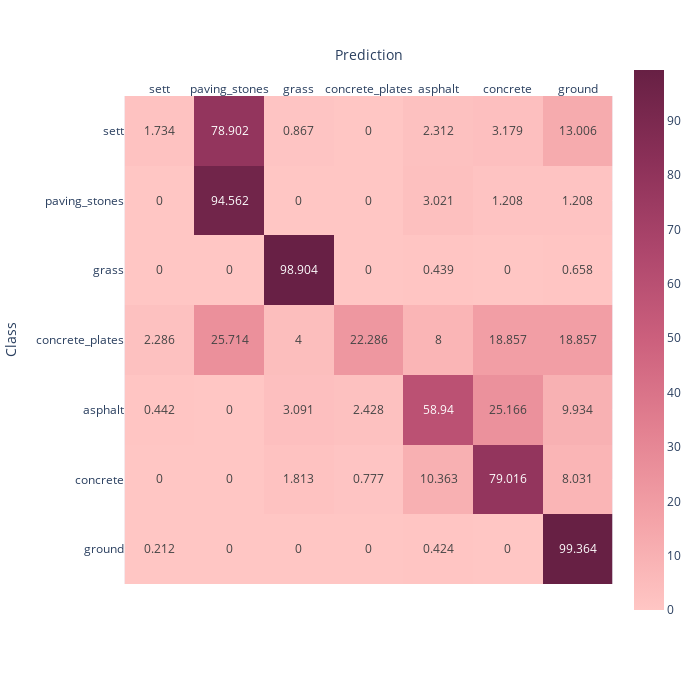

Notebook source saved alongside this figure:
### Code cell
fig = px.imshow(c_mat,
                labels=dict(x="Prediction", y="Class"),
                x=available_classes_r,
                y=available_classes_r,
                text_auto=True, 
            #    aspect="auto",
                color_continuous_scale=px.colors.sequential.Burg,
                width=700,
                height=700,
               )
fig.update_xaxes(side="top")

# fig['layout']['xaxis']['autorange'] = "reversed"

fig.show()

### Figure 1 — Plotly figure (JSON) as saved in the notebook; plotly's stock layout.template omitted (floating-point values rounded to 4 significant figures)
{"data": [{"coloraxis": "coloraxis", "hovertemplate": "Prediction: %{x}<br>Class: %{y}<br>color: %{z}<extra></extra>", "name": "0", "texttemplate": "%{z}", "type": "heatmap", "x": ["sett", "paving_stones", "grass", "concrete_plates", "asphalt", "concrete", "ground"], "xaxis": "x", "y": ["sett", "paving_stones", "grass", "concrete_plates", "asphalt", "concrete", "ground"], "yaxis": "y", "z": [[1.734, 78.9, 0.867, 0, 2.312, 3.179, 13.01], [0, 94.56, 0, 0, 3.021, 1.208, 1.208], [0, 0, 98.9, 0, 0.439, 0, 0.658], [2.286, 25.71, 4, 22.29, 8, 18.86, 18.86], [0.442, 0, 3.091, 2.428, 58.94, 25.17, 9.934], [0, 0, 1.813, 0.777, 10.36, 79.02, 8.031], [0.212, 0, 0, 0, 0.424, 0, 99.36]]}], "layout": {"coloraxis": {"colorscale": [[0, "rgb(255, 198, 196)"], [0.1667, "rgb(244, 163, 168)"], [0.3333, "rgb(227, 129, 145)"], [0.5, "rgb(204, 96, 125)"], [0.6667, "rgb(173, 70, 108)"], [0.8333, "rgb(139, 48, 88)"], [1, "rgb(103, 32, 68)"]]}, "height": 700, "margin": {"t": 60}, "width": 700, "xaxis": {"anchor": "y", "constrain": "domain", "domain": [0, 1], "scaleanchor": "y", "side": "top", "title": {"text": "Prediction"}}, "yaxis": {"anchor": "x", "autorange": "reversed", "constrain": "domain", "domain": [0, 1], "title": {"text": "Class"}}}}
